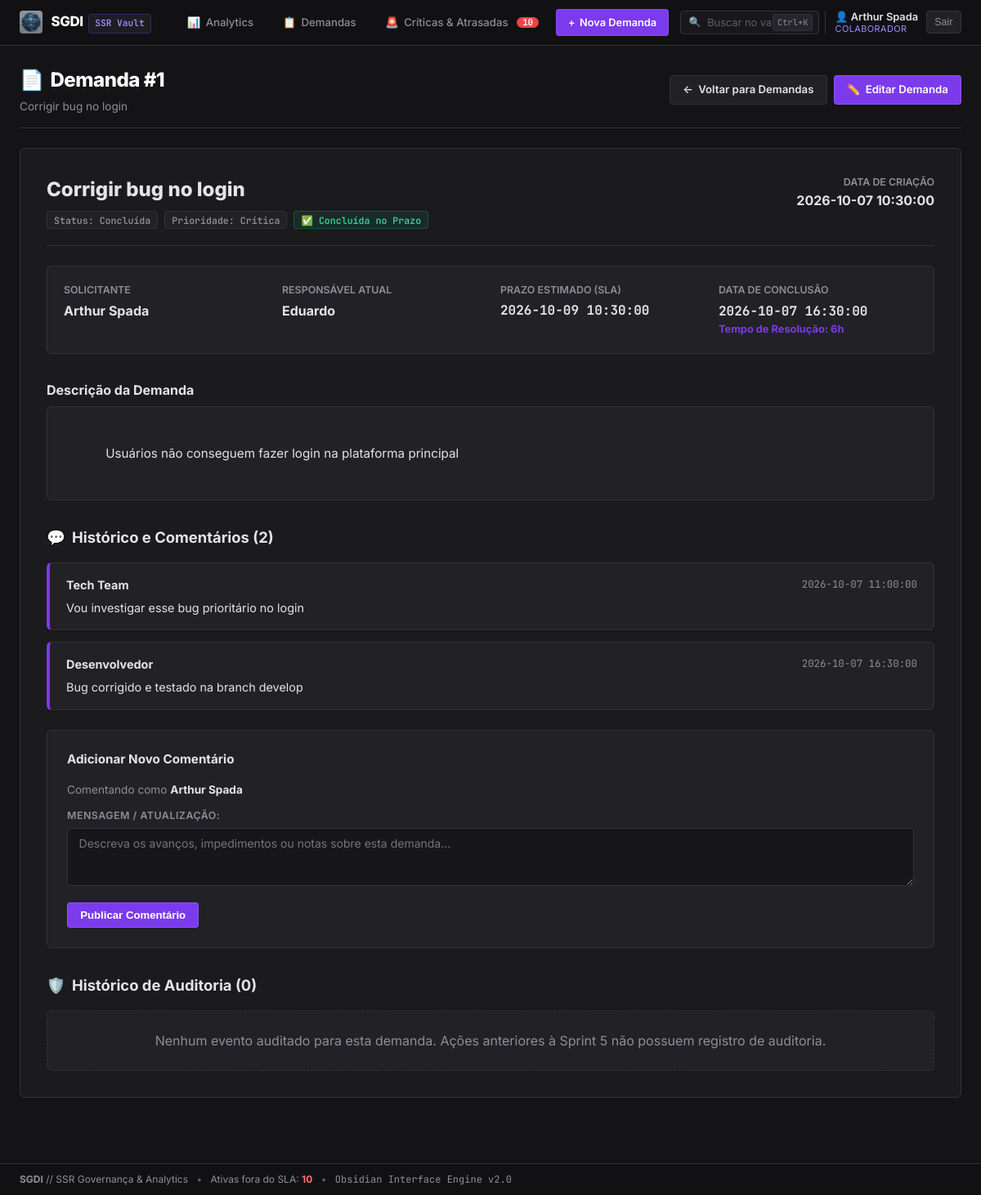
Screenshot of /detalhes/1 (signed in) with the database file from the repository.
### tables this page shows
CREATE TABLE usuarios (
    id INTEGER PRIMARY KEY AUTOINCREMENT, 
    nome TEXT NOT NULL,
    email TEXT UNIQUE,
    senha_hash TEXT,
    perfil TEXT NOT NULL DEFAULT 'colaborador'
);

CREATE TABLE demandas (
    id INTEGER PRIMARY KEY AUTOINCREMENT,
    titulo TEXT NOT NULL,
    descricao TEXT,
    solicitante_id INTEGER NOT NULL,
    data_criacao TEXT,
    status TEXT NOT NULL DEFAULT 'Aberta',
    prioridade TEXT NOT NULL DEFAULT 'Média',
    responsavel_id INTEGER,
    data_conclusao TEXT,
    FOREIGN KEY (solicitante_id) REFERENCES usuarios(id),
    FOREIGN KEY (responsavel_id) REFERENCES usuarios(id)
);

CREATE TABLE comentarios (
    id INTEGER PRIMARY KEY AUTOINCREMENT,
    demanda_id INTEGER,
    comentario TEXT,
    autor TEXT,
    data TEXT,
    FOREIGN KEY (demanda_id) REFERENCES demandas(id)
);

### app.py (the view)
@app.route('/detalhes/<id>')
def detalhes(id):
    conn = get_db()
    garantir_migracao_db(conn)
    cursor = conn.cursor()
    demanda = cursor.execute(f'{SELECT_DEMANDAS} WHERE d.id = ?', (id,)).fetchone()
    comentarios = cursor.execute('SELECT * FROM comentarios WHERE demanda_id = ? ORDER BY id ASC', (id,)).fetchall()
    tempo_resolucao = None
    if demanda and demanda['status'] == 'Concluída' and demanda['data_conclusao']:
        dc = parse_data(demanda['data_criacao'])
        df = parse_data(demanda['data_conclusao'])
        if dc and df:
            dias = max(0.01, (df - dc).total_seconds() / 86400.0)
            tempo_resolucao = formatar_tempo_resolucao(dias)
    historico_auditoria = logs_da_demanda(conn, demanda['id']) if demanda else []
    conn.close()
    if not demanda:
        flash('Demanda não encontrada.')
        return redirect(url_for('demandas'))
    return render_template(
        'detalhes.html',
        demanda=demanda,
        comentarios=comentarios,
        tempo_resolucao=tempo_resolucao,
        historico_auditoria=historico_auditoria
    )

### templates/detalhes.html (shortened to what this page needs)
{% extends "base.html" %}
{% from "_auditoria_macros.html" import badge_acao, detalhes_log %}
{% block content %}
<div class="dashboard-hero" style="margin-bottom: 1.5rem;">
    <div class="dashboard-hero-title">
        <h1><span>📄</span> Demanda #{{ demanda['id'] }}</h1>
        <p>{{ demanda['titulo'] }}</p>
    </div>
    <div class="dashboard-hero-actions">
        <a href="/demandas" class="btn btn-secondary">
            <span>&larr;</span> Voltar para Demandas
        </a>
        <a href="/editar/{{ demanda['id'] }}" class="btn btn-primary">
            <span>✏️</span> Editar Demanda
        </a>
    </div>
</div>
<div class="section-card" style="padding: 2rem;">
    <div style="display: flex; justify-content: space-between; align-items: flex-start; flex-wrap: wrap; gap: 1rem; margin-bottom: 1.5rem; padding-bottom: 1.25rem; border-bottom: 1px solid var(--border);">
        <div>
            <h2 style="font-size: 1.5rem; font-weight: 800; color: var(--text-main); margin-bottom: 0.5rem;">
                {{ demanda['titulo'] }}
            </h2>
            <div style="display: flex; gap: 0.5rem; flex-wrap: wrap;">
                <span class="badge badge-status-{{ demanda['status']|lower|replace(' ', '-') }}">
                    Status: {{ demanda['status'] }}
                </span>
                <span class="badge badge-prio-{{ demanda['prioridade']|lower }}">
                    Prioridade: {{ demanda['prioridade'] }}
                </span>
                {% if demanda['status_sla'] == 'atrasada' %}
                    <span class="badge badge-sla-atrasada">⚠️ SLA Excedido</span>
                {% elif demanda['status_sla'] == 'concluida_atrasada' %}
                    <span class="badge badge-sla-aviso">Concluída com Atraso</span>
                {% elif demanda['status_sla'] == 'concluida_no_prazo' %}
                    <span class="badge badge-sla-ok">✅ Concluída no Prazo</span>
                {% else %}
                    <span class="badge badge-sla-ok">Dentro do SLA</span>
                {% endif %}
            </div>
        </div>
        <div style="text-align: right;">
            <div style="font-size: 0.775rem; color: var(--text-muted); text-transform: uppercase; font-weight: 600;">Data de Criação</div>
            <div style="font-weight: 700; color: var(--text-main);">{{ demanda['data_criacao'] }}</div>
        </div>
    </div>
    <div style="display: grid; grid-template-columns: repeat(auto-fit, minmax(220px, 1fr)); gap: 1.5rem; margin-bottom: 2rem; background: var(--obs-bg-card); padding: 1.25rem; border-radius: var(--radius-md); border: 1px solid var(--border);">
        <div>
            <div style="font-size: 0.775rem; color: var(--text-muted); font-weight: 600; text-transform: uppercase;">Solicitante</div>
            <div style="font-weight: 700; color: var(--text-main); margin-top: 0.2rem;">{{ demanda['solicitante_nome'] or 'Não informado' }}</div>
        </div>
        <div>
            <div style="font-size: 0.775rem; color: var(--text-muted); font-weight: 600; text-transform: uppercase;">Responsável Atual</div>
            <div style="font-weight: 700; color: var(--text-main); margin-top: 0.2rem;">
                {{ demanda['responsavel_nome'] or 'Sem responsável atribuído' }}
            </div>
        </div>
        <div>
            <div style="font-size: 0.775rem; color: var(--text-muted); font-weight: 600; text-transform: uppercase;">Prazo Estimado (SLA)</div>
            <div style="font-weight: 700; color: var(--text-main); margin-top: 0.2rem;" class="obs-code">
                {{ demanda['data_limite'] or '-' }}
            </div>
        </div>
        <div>
            <div style="font-size: 0.775rem; color: var(--text-muted); font-weight: 600; text-transform: uppercase;">
                {% if demanda['status'] == 'Concluída' %}Data de Conclusão{% else %}Tempo em Aberto{% endif %}
            </div>
            <div style="font-weight: 700; color: var(--text-main); margin-top: 0.2rem;">
                {% if demanda['status'] == 'Concluída' %}
                    <span class="obs-code">{{ demanda['data_conclusao'] or 'Registrada' }}</span>
                    {% if tempo_resolucao %}
                        <span style="font-size: 0.8rem; color: var(--primary); display: block;">Tempo de Resolução: {{ tempo_resolucao }}</span>
                    {% endif %}
                {% else %}
                    Em atendimento
                {% endif %}
            </div>
        </div>
    </div>
    <div style="margin-bottom: 2rem;">
        <h3 style="font-size: 1rem; font-weight: 700; color: var(--text-main); margin-bottom: 0.5rem;">Descrição da Demanda</h3>
        <div style="background: var(--obs-bg-card); border: 1px solid var(--border); border-radius: var(--radius-md); padding: 1.25rem; font-size: 0.95rem; line-height: 1.6; color: var(--text-main); white-space: pre-wrap;">
            {{ demanda['descricao'] or 'Nenhuma descrição detalhada informada.' }}
        </div>
    </div>
    <div>
        <h3 style="font-size: 1.15rem; font-weight: 700; color: var(--text-main); margin-bottom: 1rem; display: flex; align-items: center; gap: 0.5rem;">
            <span>💬</span> Histórico e Comentários ({{ comentarios|length }})
        </h3>
        {% for comentario in comentarios %}
        <div style="background: var(--obs-bg-card); border: 1px solid var(--border); border-left: 4px solid var(--primary); border-radius: var(--radius-md); padding: 1rem 1.25rem; margin-bottom: 0.85rem; box-shadow: var(--shadow-sm);">
            <div style="display: flex; justify-content: space-between; align-items: center; margin-bottom: 0.4rem;">
                <strong style="color: var(--text-main); font-size: 0.9rem;">{{ comentario['autor'] }}</strong>
                <span style="font-size: 0.775rem; color: var(--text-muted);" class="obs-code">{{ comentario['data'] }}</span>
            </div>
            <p style="font-size: 0.9rem; color: var(--text-main); line-height: 1.5; white-space: pre-wrap;">{{ comentario['comentario'] }}</p>
        </div>
        {% else %}
        <div style="background: var(--obs-bg-card); border: 1px dashed var(--border); border-radius: var(--radius-md); padding: 1.5rem; text-align: center; color: var(--text-muted); margin-bottom: 1.5rem;">
            Nenhum comentário registrado para esta demanda até o momento.
        </div>
        {% endfor %}
        <div style="margin-top: 1.5rem; background: var(--obs-bg-card); border: 1px solid var(--border); border-radius: var(--radius-md); padding: 1.5rem;">
            <h4 style="font-size: 0.95rem; font-weight: 700; margin-bottom: 1rem; color: var(--text-main);">Adicionar Novo Comentário</h4>
            <form method="POST" action="/adicionar_comentario/{{ demanda['id'] }}">
                <p style="font-size: 0.85rem; color: var(--text-muted); margin-bottom: 0.75rem;">
                    Comentando como <strong style="color: var(--text-main);">{{ usuario_atual.nome }}</strong>
                </p>
                <div class="form-group">
                    <label for="comentario">Mensagem / Atualização:</label>
                    <textarea name="comentario" id="comentario" rows="3" required placeholder="Descreva os avanços, impedimentos ou notas sobre esta demanda..."></textarea>
                </div>
                <button type="submit" class="btn btn-primary">Publicar Comentário</button>
            </form>
        </div>
    </div>
    <div style="margin-top: 2rem;" id="historico-auditoria">
        <h3 style="font-size: 1.15rem; font-weight: 700; color: var(--text-main); margin-bottom: 1rem; display: flex; align-items: center; gap: 0.5rem;">
            <span>🛡️</span> Histórico de Auditoria ({{ historico_auditoria|length }})
        </h3>
        {% for log in historico_auditoria %}
        <div class="audit-timeline-item">
            <div style="display: flex; justify-content: space-between; align-items: center; gap: 0.75rem; flex-wrap: wrap; margin-bottom: 0.35rem;">
                <div style="display: flex; align-items: center; gap: 0.5rem;">
                    {{ badge_acao(log) }}
                    <strong style="color: var(--text-main); font-size: 0.9rem;">{{ log.usuario_nome or 'Não identificado' }}</strong>
                </div>
                <span style="font-size: 0.775rem; color: var(--text-muted);" class="obs-code">{{ log.data_hora }}</span>
            </div>
            {% if log.acao == 'CRIAR' %}
                <p style="font-size: 0.85rem; color: var(--text-muted);">{{ log.descricao }}</p>
            {% else %}
                {{ detalhes_log(log.detalhes) }}
            {% endif %}
        </div>
        {% else %}
        <div style="background: var(--obs-bg-card); border: 1px dashed var(--border); border-radius: var(--radius-md); padding: 1.5rem; text-align: center; color: var(--text-muted);">
            Nenhum evento auditado para esta demanda. Ações anteriores à Sprint 5 não possuem registro de auditoria.
        </div>
        {% endfor %}
    </div>
</div>
{% endblock %}

### templates/base.html (shortened to what this page needs)
<!DOCTYPE html>
<html lang="pt-BR">
<head>
    <link rel="stylesheet" href="{{ url_for('static', filename='style.css') }}">
</head>
<body class="obsidian-theme">
    <header class="header obs-header">
        <div class="header-container obs-header-container">
            <a href="/" class="brand obs-brand" title="SGDI Workspace">
                <img src="{{ url_for('static', filename='logo.png') }}" alt="Logo SGDI" class="logo-img obs-logo" onerror="this.style.display='none'">
                <div class="brand-text">
                    <span class="brand-title">SGDI</span>
                    <span class="brand-subtitle obs-vault-badge">SSR Vault</span>
                </div>
            </a>
            {% if usuario_atual %}
            <nav class="menu obs-menu">
                <a href="/" class="nav-link obs-tab-link {% if request.path in ['/', '/dashboard', '/analytics'] %}active{% endif %}" id="nav-painel">
                    <span class="obs-icon">📊</span> Analytics
                </a>
                <a href="/demandas" class="nav-link obs-tab-link {% if request.path == '/demandas' %}active{% endif %}" id="nav-demandas">
                    <span class="obs-icon">📋</span> Demandas
                </a>
                <a href="/criticas-atrasadas" class="nav-link obs-tab-link obs-tab-urgent {% if request.path in ['/criticas-atrasadas', '/urgentes'] %}active{% endif %}" id="nav-criticas">
                    <span class="obs-icon">🚨</span> Críticas & Atrasadas
                    {% if total_urgentes_global > 0 %}
                        <span class="obs-badge-counter" title="{{ total_urgentes_global }} demandas críticas ou fora do SLA">{{ total_urgentes_global }}</span>
                    {% endif %}
                </a>
                <a href="/nova_demanda" class="btn-novo-header obs-btn-new" id="btn-nova-demanda">
                    <span>+</span> Nova Demanda
                </a>
                <form action="/demandas" method="GET" class="search-nav obs-search" id="header-search-form">
                    <span class="search-icon">🔍</span>
                    <input type="text" name="q" placeholder="Buscar no vault..." value="{{ request.args.get('q', '') }}" id="header-search-input">
                    <span class="obs-shortcut-hint">Ctrl+K</span>
                </form>
                <div class="obs-user-session" id="usuario-sessao">
                    <div class="obs-user-session-info">
                        <span class="obs-user-session-nome">👤 {{ usuario_atual.nome }}</span>
                        <span class="obs-user-session-perfil">{{ usuario_atual.perfil_label }}</span>
                    </div>
                    <form action="/logout" method="POST">
                        <button type="submit" class="btn-obs-icon" title="Encerrar sessão" id="btn-logout">Sair</button>
                    </form>
                </div>
            </nav>
            {% endif %}
        </div>
    </header>
    <main class="container obs-container">
        {% block content %}{% endblock %}
    </main>
    <footer class="footer obs-footer">
        <div class="obs-status-bar">
            <span><strong>SGDI</strong> // SSR Governança & Analytics</span>
            <span class="obs-sep">&bull;</span>
            <span>Ativas fora do SLA: <strong class="text-danger">{{ total_urgentes_global }}</strong></span>
            <span class="obs-sep">&bull;</span>
            <span class="obs-code" style="font-size:0.75rem;">Obsidian Interface Engine v2.0</span>
        </div>
    </footer>
</body>
</html>

### rows the page displays
usuarios: nome "Arthur Spada"
demandas: id "1", titulo "Corrigir bug no login", status "Concluída", prioridade "Crítica", data_criacao "2026-10-07 10:30:00", data_conclusao "2026-10-07 16:30:00", descricao "Usuários não conseguem fazer login na plataforma principal"
usuarios: nome "Eduardo"
comentarios: autor "Tech Team", data "2026-10-07 11:00:00", comentario "Vou investigar esse bug prioritário no login"
comentarios: autor "Desenvolvedor", data "2026-10-07 16:30:00", comentario "Bug corrigido e testado na branch develop"

### other values shown
{{ total_urgentes_global }} "10"
{{ usuario_atual.perfil_label }} "COLABORADOR"
{{ demanda['data_limite'] or '-' }} "2026-10-09 10:30:00"
{{ tempo_resolucao }} "6h"
{{ comentarios|length }} "2"
{{ historico_auditoria|length }} "0"
